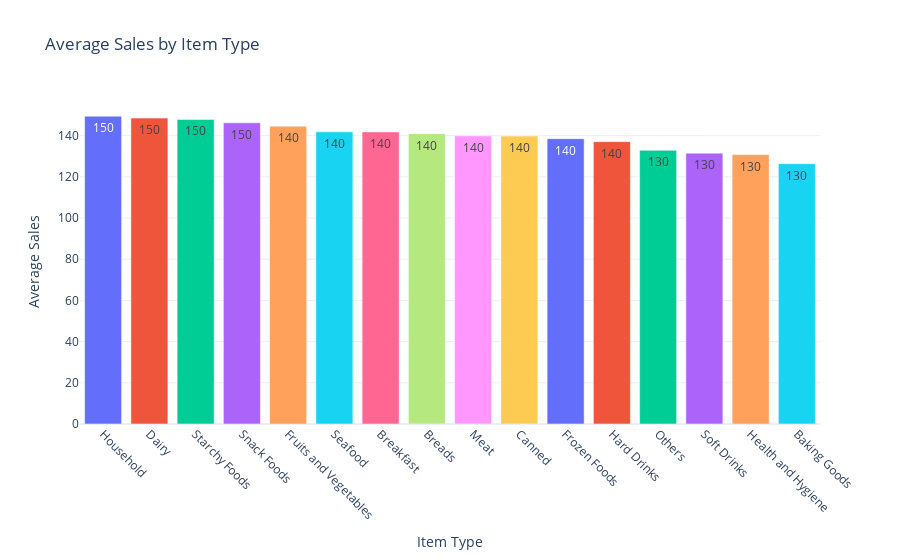

Notebook cell for this chart:
### Code cell
fig = px.bar(ITEMTYPEGROUPED,x='Item Type',y='Sales',color='Item Type',title='Average Sales by Item Type',text_auto='.2s')  # Show values on bars

fig.update_layout(xaxis_title='Item Type',
                  yaxis_title='Average Sales',
                  xaxis_tickangle=45,
                  showlegend=False,
                  template='plotly_white')

fig.show()

### Figure 1 — Plotly figure (JSON) as saved in the notebook; plotly's stock layout.template omitted (floating-point values rounded to 4 significant figures)
{"data": [{"alignmentgroup": "True", "hovertemplate": "Item Type=%{x}<br>Sales=%{y}<extra></extra>", "legendgroup": "Household", "marker": {"color": "#636efa", "pattern": {"shape": ""}}, "name": "Household", "offsetgroup": "Household", "orientation": "v", "showlegend": true, "textposition": "auto", "texttemplate": "%{y:.2s}", "type": "bar", "x": ["Household"], "xaxis": "x", "y": [149.4], "yaxis": "y"}, {"alignmentgroup": "True", "hovertemplate": "Item Type=%{x}<br>Sales=%{y}<extra></extra>", "legendgroup": "Dairy", "marker": {"color": "#EF553B", "pattern": {"shape": ""}}, "name": "Dairy", "offsetgroup": "Dairy", "orientation": "v", "showlegend": true, "textposition": "auto", "texttemplate": "%{y:.2s}", "type": "bar", "x": ["Dairy"], "xaxis": "x", "y": [148.5], "yaxis": "y"}, {"alignmentgroup": "True", "hovertemplate": "Item Type=%{x}<br>Sales=%{y}<extra></extra>", "legendgroup": "Starchy Foods", "marker": {"color": "#00cc96", "pattern": {"shape": ""}}, "name": "Starchy Foods", "offsetgroup": "Starchy Foods", "orientation": "v", "showlegend": true, "textposition": "auto", "texttemplate": "%{y:.2s}", "type": "bar", "x": ["Starchy Foods"], "xaxis": "x", "y": [147.8], "yaxis": "y"}, {"alignmentgroup": "True", "hovertemplate": "Item Type=%{x}<br>Sales=%{y}<extra></extra>", "legendgroup": "Snack Foods", "marker": {"color": "#ab63fa", "pattern": {"shape": ""}}, "name": "Snack Foods", "offsetgroup": "Snack Foods", "orientation": "v", "showlegend": true, "textposition": "auto", "texttemplate": "%{y:.2s}", "type": "bar", "x": ["Snack Foods"], "xaxis": "x", "y": [146.2], "yaxis": "y"}, {"alignmentgroup": "True", "hovertemplate": "Item Type=%{x}<br>Sales=%{y}<extra></extra>", "legendgroup": "Fruits and Vegetables", "marker": {"color": "#FFA15A", "pattern": {"shape": ""}}, "name": "Fruits and Vegetables", "offsetgroup": "Fruits and Vegetables", "orientation": "v", "showlegend": true, "textposition": "auto", "texttemplate": "%{y:.2s}", "type": "bar", "x": ["Fruits and Vegetables"], "xaxis": "x", "y": [144.6], "yaxis": "y"}, {"alignmentgroup": "True", "hovertemplate": "Item Type=%{x}<br>Sales=%{y}<extra></extra>", "legendgroup": "Seafood", "marker": {"color": "#19d3f3", "pattern": {"shape": ""}}, "name": "Seafood", "offsetgroup": "Seafood", "orientation": "v", "showlegend": true, "textposition": "auto", "texttemplate": "%{y:.2s}", "type": "bar", "x": ["Seafood"], "xaxis": "x", "y": [141.8], "yaxis": "y"}, {"alignmentgroup": "True", "hovertemplate": "Item Type=%{x}<br>Sales=%{y}<extra></extra>", "legendgroup": "Breakfast", "marker": {"color": "#FF6692", "pattern": {"shape": ""}}, "name": "Breakfast", "offsetgroup": "Breakfast", "orientation": "v", "showlegend": true, "textposition": "auto", "texttemplate": "%{y:.2s}", "type": "bar", "x": ["Breakfast"], "xaxis": "x", "y": [141.8], "yaxis": "y"}, {"alignmentgroup": "True", "hovertemplate": "Item Type=%{x}<br>Sales=%{y}<extra></extra>", "legendgroup": "Breads", "marker": {"color": "#B6E880", "pattern": {"shape": ""}}, "name": "Breads", "offsetgroup": "Breads", "orientation": "v", "showlegend": true, "textposition": "auto", "texttemplate": "%{y:.2s}", "type": "bar", "x": ["Breads"], "xaxis": "x", "y": [141.0], "yaxis": "y"}, {"alignmentgroup": "True", "hovertemplate": "Item Type=%{x}<br>Sales=%{y}<extra></extra>", "legendgroup": "Meat", "marker": {"color": "#FF97FF", "pattern": {"shape": ""}}, "name": "Meat", "offsetgroup": "Meat", "orientation": "v", "showlegend": true, "textposition": "auto", "texttemplate": "%{y:.2s}", "type": "bar", "x": ["Meat"], "xaxis": "x", "y": [139.9], "yaxis": "y"}, {"alignmentgroup": "True", "hovertemplate": "Item Type=%{x}<br>Sales=%{y}<extra></extra>", "legendgroup": "Canned", "marker": {"color": "#FECB52", "pattern": {"shape": ""}}, "name": "Canned", "offsetgroup": "Canned", "orientation": "v", "showlegend": true, "textposition": "auto", "texttemplate": "%{y:.2s}", "type": "bar", "x": ["Canned"], "xaxis": "x", "y": [139.8], "yaxis": "y"}, {"alignmentgroup": "True", "hovertemplate": "Item Type=%{x}<br>Sales=%{y}<extra></extra>", "legendgroup": "Frozen Foods", "marker": {"color": "#636efa", "pattern": {"shape": ""}}, "name": "Frozen Foods", "offsetgroup": "Frozen Foods", "orientation": "v", "showlegend": true, "textposition": "auto", "texttemplate": "%{y:.2s}", "type": "bar", "x": ["Frozen Foods"], "xaxis": "x", "y": [138.5], "yaxis": "y"}, {"alignmentgroup": "True", "hovertemplate": "Item Type=%{x}<br>Sales=%{y}<extra></extra>", "legendgroup": "Hard Drinks", "marker": {"color": "#EF553B", "pattern": {"shape": ""}}, "name": "Hard Drinks", "offsetgroup": "Hard Drinks", "orientation": "v", "showlegend": true, "textposition": "auto", "texttemplate": "%{y:.2s}", "type": "bar", "x": ["Hard Drinks"], "xaxis": "x", "y": [137.1], "yaxis": "y"}, {"alignmentgroup": "True", "hovertemplate": "Item Type=%{x}<br>Sales=%{y}<extra></extra>", "legendgroup": "Others", "marker": {"color": "#00cc96", "pattern": {"shape": ""}}, "name": "Others", "offsetgroup": "Others", "orientation": "v", "showlegend": true, "textposition": "auto", "texttemplate": "%{y:.2s}", "type": "bar", "x": ["Others"], "xaxis": "x", "y": [132.9], "yaxis": "y"}, {"alignmentgroup": "True", "hovertemplate": "Item Type=%{x}<br>Sales=%{y}<extra></extra>", "legendgroup": "Soft Drinks", "marker": {"color": "#ab63fa", "pattern": {"shape": ""}}, "name": "Soft Drinks", "offsetgroup": "Soft Drinks", "orientation": "v", "showlegend": true, "textposition": "auto", "texttemplate": "%{y:.2s}", "type": "bar", "x": ["Soft Drinks"], "xaxis": "x", "y": [131.5], "yaxis": "y"}, {"alignmentgroup": "True", "hovertemplate": "Item Type=%{x}<br>Sales=%{y}<extra></extra>", "legendgroup": "Health and Hygiene", "marker": {"color": "#FFA15A", "pattern": {"shape": ""}}, "name": "Health and Hygiene", "offsetgroup": "Health and Hygiene", "orientation": "v", "showlegend": true, "textposition": "auto", "texttemplate": "%{y:.2s}", "type": "bar", "x": ["Health and Hygiene"], "xaxis": "x", "y": [130.8], "yaxis": "y"}, {"alignmentgroup": "True", "hovertemplate": "Item Type=%{x}<br>Sales=%{y}<extra></extra>", "legendgroup": "Baking Goods", "marker": {"color": "#19d3f3", "pattern": {"shape": ""}}, "name": "Baking Goods", "offsetgroup": "Baking Goods", "orientation": "v", "showlegend": true, "textposition": "auto", "texttemplate": "%{y:.2s}", "type": "bar", "x": ["Baking Goods"], "xaxis": "x", "y": [126.4], "yaxis": "y"}], "layout": {"barmode": "relative", "legend": {"title": {"text": "Item Type"}, "tracegroupgap": 0}, "showlegend": false, "title": {"text": "Average Sales by Item Type"}, "xaxis": {"anchor": "y", "categoryarray": ["Household", "Dairy", "Starchy Foods", "Snack Foods", "Fruits and Vegetables", "Seafood", "Breakfast", "Breads", "Meat", "Canned", "Frozen Foods", "Hard Drinks", "Others", "Soft Drinks", "Health and Hygiene", "Baking Goods"], "categoryorder": "array", "domain": [0, 1], "tickangle": 45, "title": {"text": "Item Type"}}, "yaxis": {"anchor": "x", "domain": [0, 1], "title": {"text": "Average Sales"}}}}
